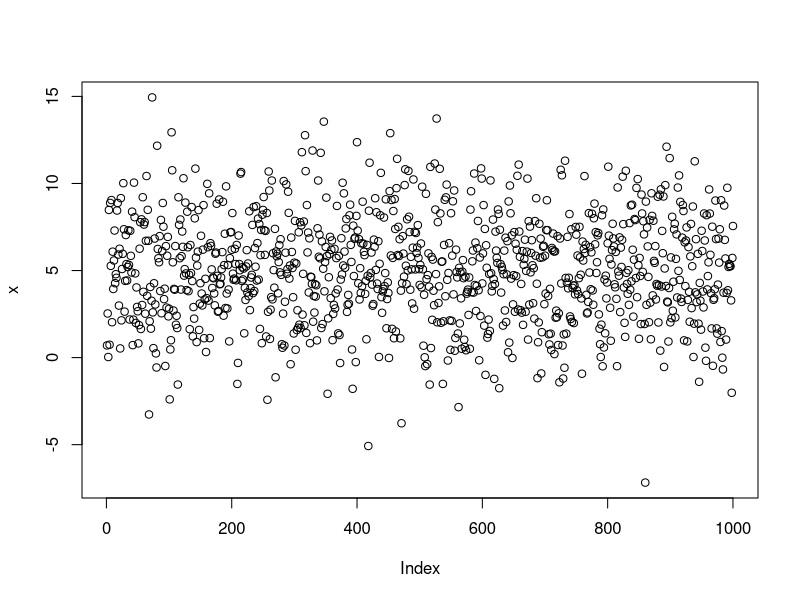
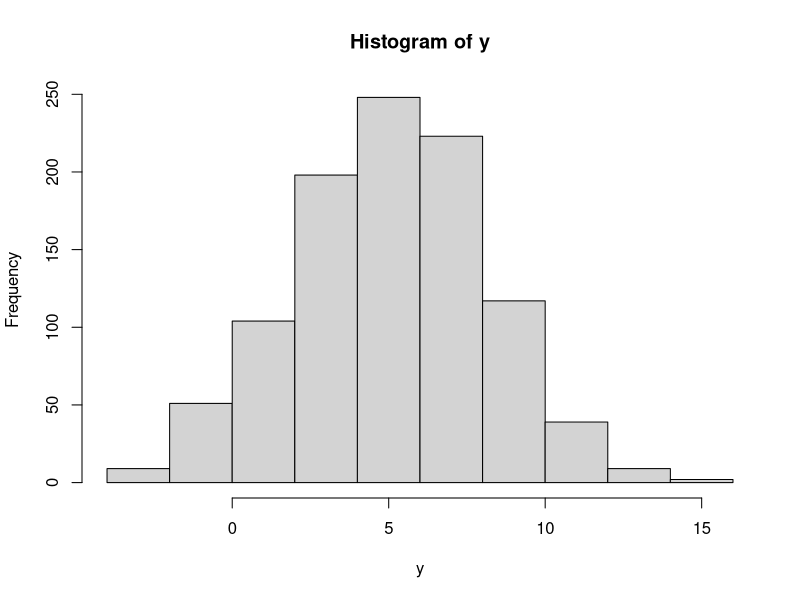
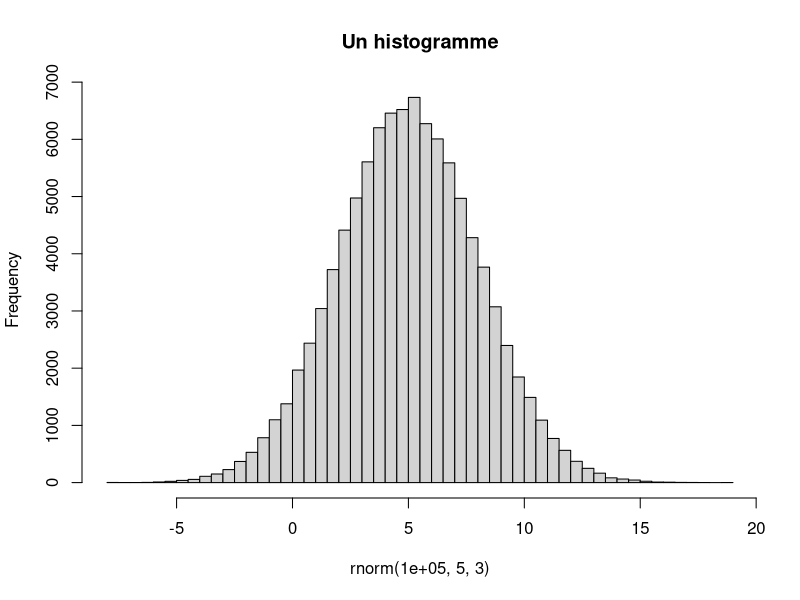
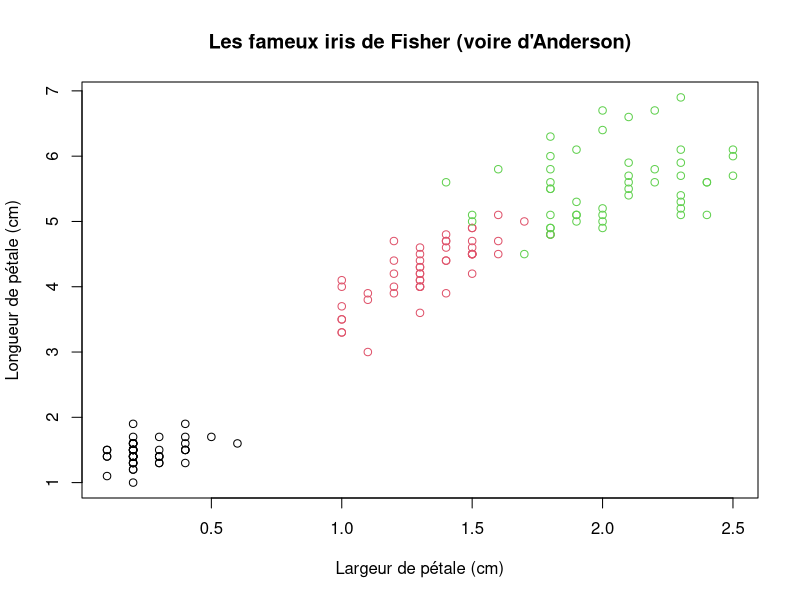
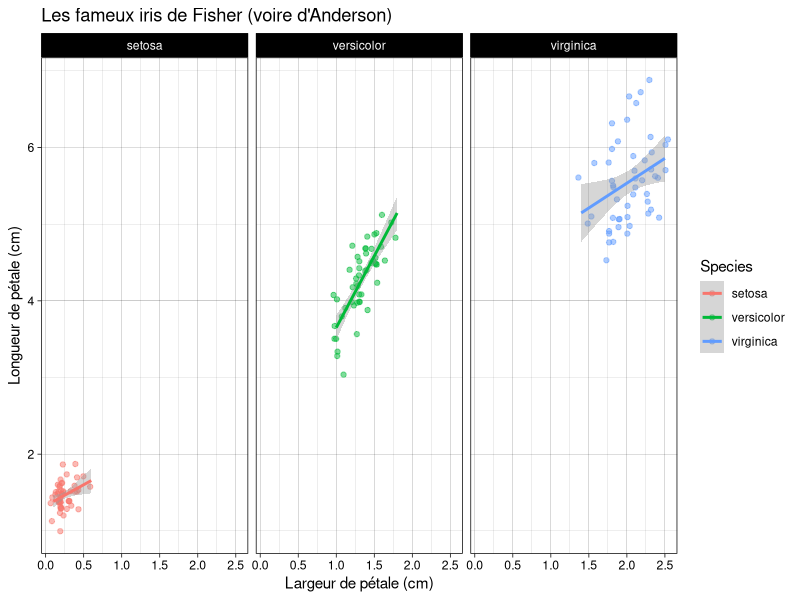

Generate these figures, in order, with R:
## ---- chunk 1
1+1
## ---- chunk 2
# back to school
1+2
3-4
2/3
2*2

# beyond +, -, /, *
2^4 
sqrt(9) # equivalent to 9^(1/2)
7%%3

# precedence rules apply
(1.5-2)*4
1.5-2*4
## ---- chunk 3
plop <- 3
plop^2
## ---- chunk 4
plop <- 2
plop+3
## ---- chunk 5
plip <- 7
plop*plip
## ---- chunk 6
toto <- c(1, 2, 3, 4, 5)
toto*2
## ---- chunk 7
length(toto) 
head(toto, 2) # show the first 2 values
tail(toto, 3) # show the last 3 values
## ---- chunk 8
seq(1, 10)
## ---- chunk 9
1:5
-1:4
## ---- chunk 10
tonton <- 1:5
rep(tonton, 2)
rep(tonton, each=3)
## ---- chunk 11
plus3 <- function(x) {
  x+3
}

plus3(5)
plus3(1:3)
## ---- chunk 12
x <- 45
plus3(5)
## ---- chunk 13
plus3(x)
## ---- chunk 14
seq(from=1, to=5)
seq(to=5)
## ---- chunk 15
seq(fr=0, to=2, length=5)
## ---- chunk 16
seq(-3, 4, 12)
## ---- chunk 17
toto <- 1:5
toto*3
## ---- chunk 18
toto <- c(1, 2, 3, 4)
tata <- c(5, 4, 3)
toto*tata
## ---- chunk 19
tutu <- c(7, 12, 2, 5, 4)
tutu[1]
tutu[3]
tutu[length(tutu)] # take the last value of tutu, no matter tutu' length
tutu[c(2, 4)]
## ---- chunk 20
tutu
tutu[c(2, 3)] <- c(-1, -3)
tutu

tutu[c(2, 3)] <- 0.5  # indexing, assignation and recycling combined!
tutu

## ---- chunk 21
tutu
tutu[-1]
tutu[-c(1, 3)] <- pi
tutu
## ---- chunk 22
toto <- c(6, 5, 4, 3)
tata <- c(2, 3)
toto[tata]
toto[-tata]
## ---- chunk 23
tonton <- c(4, 8, 2, 9, 1, 3, 5)
test <- tonton < 5  # tests a condition
test
which(test) # returns indices of TRUE

# this can be used to index
tonton[which(test)]
# or more directly
tonton[test] # filter elements of tonton lower than 5

# conditions can be combined
tonton[tonton < 5 & tonton >=2] # same with lower than 5 AND higher or equal to 2
tata <- c(7:1)
tonton[tata %in% c(3, 4, 5)] # takes the elements of tonton for which those of that are in 3:5

## ---- chunk 24
class(toto)
## ---- chunk 25
prenom <- c("Hildegarde", "Jean-Jacques", "Victor")
prenom
## ---- chunk 26
stature <- c(178, 163, 184)
stature
class(stature)
## ---- chunk 27
genre <- factor(c("femme", "homme", "autre"))
class(genre)
genre
## ---- chunk 28
genre2 <- c(genre, "licorne")
genre2
class(genre2)
## ---- chunk 29
formation <- c(TRUE, FALSE, TRUE)
class(formation)
formation
## ---- chunk 30
stature > 180
## ---- chunk 31
prenom
stature
genre
formation
## ---- chunk 32
list(toto="A", tata=c(1, 3))
list(prenom, stature)
## ---- chunk 33
data <- data.frame(prenom=prenom,
                   stature=stature,
                   genre=genre,
                   formation=formation)
data
class(data)

## ---- chunk 34
is.logical(formation)
is.factor(prenom)
is.data.frame(data)
## ---- chunk 35
as.factor(prenom)
as.character(genre)
## ---- chunk 36
data[1, ] # first row
data[, 1] # first column
data[-2, ] # everything but the second row
data[c(1, 3), -3] # first and third row, all columns but the third
## ---- chunk 37
data[, 2, drop=FALSE]
## ---- chunk 38
data$stature
## ---- chunk 39
data[[3]]
data[["genre"]]
## ---- chunk 40
toto <- 5:3
toto
toto[2]
toto[[2]]
## ---- chunk 41
tata <- list(wagon1="a", wagon2=1:3)
# [ picks a list element
tata[2]
class(tata[2])

# [[ picks a list element AND drops the list
tata[[2]]
class(tata[[2]])
## ---- chunk 42
tata$wagon2
## ---- chunk 43
m <- matrix(c(3, 1, 9.2, 6, 7, 0), nrow=2)
m
## ---- chunk 44
dim(m)
nrow(m)
ncol(m)
rownames(m) <- c("plop", "plip")
rownames(m) # idem for colnames
## ---- chunk 45
apply(m, 2, sum)
## ---- chunk 46
a <- array(data=c(1, 2, 3, 4, 5, 6, 7, 8, 9, 10, 11, 12), dim=c(2, 3, 2))
a
## ---- chunk 47
a[1, 3, 2]
## ---- chunk 48
x <- c(5, 4, 3, 2, 1)
length(x) 
min(x)
max(x)
range(x)  # shortcut for c(min(x), max(x))
median(x) # shortcut for quantile(x, probs=0.5)
sum(x)
mean(x)   # average
sd(x)     # standard deviation
var(x)    # variance
## ---- chunk 49
f1 <- factor(c("apple", "banana", "banana", "pear", "grape", "grape"))
f2 <- factor(c("yellow", "yellow", "yellow", "green", "red", "green"))

length(f1)  # length
levels(f1)  # levels, as character
nlevels(f1) # number of levels, shortcut for length(level(f1))
table(f1)   # count occurences
table(f1, f2) # cross-tabulate factors
## ---- chunk 50
bla1 <- "tonton"
bla2 <- "tata"

nchar(bla1) # count characters
paste(bla1, bla2, sep=" et ") # see also paste0
toupper(bla1) # convert to upper case. see also tolower()
gsub("o", "i", bla1) # replace all 'o' with 'i' in bla1. see ?grep
substr(bla1, 2, 4) # character from positions 2 to 4
abbreviate(bla1) # abbreviate
## ---- chunk 51
dim(data)
nrow(data)
ncol(data) # equivalent to length(data)
summary(data) # a summary, column-wise
head(data) # show only the first rows
tail(data) # show only the last rows
# View(data) # show an interactive viewer for your data.frame
str(data)  # show the structure of your data.frame
## ---- chunk 52
set.seed(2329)
runif(10, -1, 1)
## ---- chunk 53
set.seed(2329) # ensure reproducibility
## ---- chunk 54
sample(1:6, size=1)
## ---- chunk 55
sample(1:49, size=6, replace=FALSE)
## ---- chunk 56
runif(10, 0, 1) # see ?runif
## ---- chunk 57
x <- rnorm(1e3, 5, 3)
mean(x)
sd(x)
## ---- chunk 58
y <- rnorm(1e3, 5, 3)
mean(x) - mean(y)
## ---- chunk 59
plot(x)
## ---- chunk 60
hist(y)
## ---- chunk 61
hist(rnorm(1e5, 5, 3), breaks=50, main="Un histogramme")

## ---- chunk 62
head(iris)
plot(Petal.Length~Petal.Width, data=iris, col=Species,
     xlab="Largeur de pétale (cm)", ylab="Longueur de pétale (cm)",
     main="Les fameux iris de Fisher (voire d'Anderson)")
## ---- chunk 63
library(ggplot2)
ggplot(iris) + 
  aes(x=Petal.Width, y=Petal.Length, col=Species) + 
  geom_jitter(alpha=0.5) +
  geom_smooth(method="lm", formula="y~x") +
  facet_grid(~Species) +
  xlab("Largeur de pétale (cm)") + 
  ylab("Longueur de pétale (cm)") +
  ggtitle("Les fameux iris de Fisher (voire d'Anderson)") +
  theme_linedraw()
